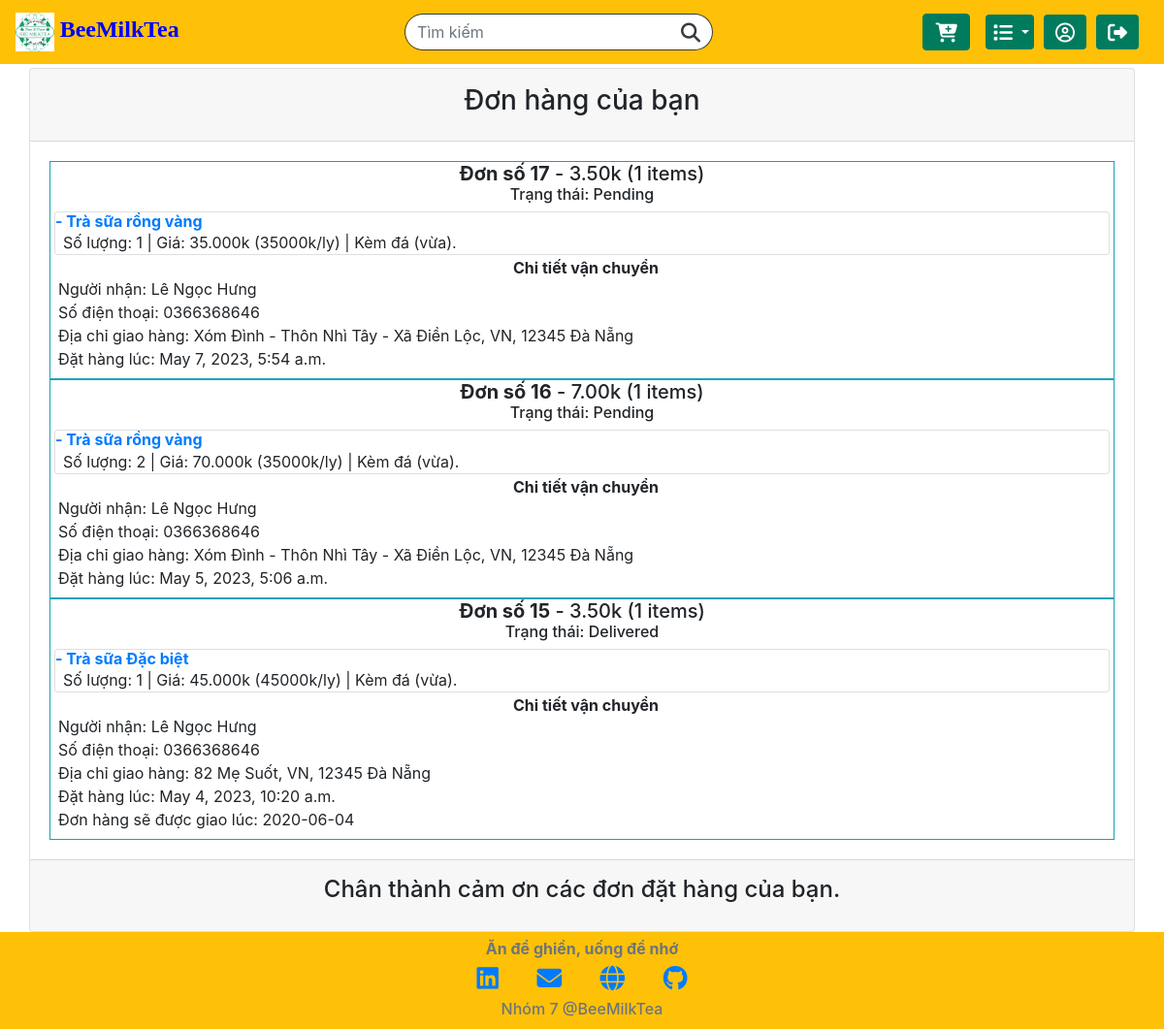
Screenshot of /history (signed in) with the database file from the repository.
### orders/models.py (models this page shows, shortened)
class Order(models.Model):
    user = models.ForeignKey(User, on_delete=models.CASCADE, related_name="usernames")
    ordered_items = models.ManyToManyField(Ordered_item, blank=True, related_name="items")
    name = models.CharField(max_length=32, blank=True)
    mobile = models.CharField(max_length=16, blank=True)
    shipping_address = models.TextField(blank=True)
    email = models.CharField(max_length=64, blank=True)
    total_price = models.DecimalField(decimal_places=2, max_digits=6)
    ordered_time = models.DateTimeField(auto_now_add=True)
    expected_time_request = models.TextField(blank=True)
    delivery_time = models.CharField(max_length=32, blank=True, null=True)
    status = models.CharField(max_length=32, choices=STATUS, default='Pending')

class Product(models.Model):
    name = models.CharField(max_length=64)
    category = models.CharField(max_length=32, choices=CATEGORIES, default='TRÀ SỮA')
    price = models.IntegerField(default=50000)
    unit = models.CharField(max_length=10, default='1 ly')
    availability = models.CharField(max_length=32, choices=AVAILABILITIES, default='có sẵn')
    quantity = models.IntegerField()
    description_short = models.CharField(max_length=64, default='có sẵn')
    description_long = models.TextField(default='có sẵn')
    image = models.ImageField(verbose_name="Product Image", upload_to="orders/static/orders/images/", default=None, blank=True)
    image_filename = models.CharField(max_length=256, default="image.jpg")

class Ordered_item(models.Model):
    product = models.ForeignKey(Product, on_delete=models.CASCADE, related_name="product")
    quantity = models.IntegerField()
    price_quantity = models.DecimalField(decimal_places=3, max_digits=10)
    notice = models.TextField(blank=True)

### orders/views.py (the view)
# urls.py: path("history", views.history_view, name="history"),
def history_view(request):
    orders = list_detail_orders(Order.objects.filter(user=request.user))
    context = {
        "orders": orders,
    }
    return render(request, 'orders/history.html', context)

### orders/templates/orders/history.html (shortened to what this page needs)
{% extends "orders/base.html" %}
{% block script %}
{% load static %}
{% endblock %}
{% block main %}
<div class="container-md cart p-0 mt-3 mb-3">
  <div class="card">
    <div class="card-header pt-3 pb-3 pl-0 pr-0">
      <div class="w-100 m-0">
        <div class="d-flex align-items-center justify-content-center">
          <h3>Đơn hàng của bạn</h3>
        </div>
      </div>
    </div>
    <div class="card-body">
      {% for id, order in orders.items %}
      <div class="border border-info p-0">
        <h5 class="text-center m-0"><b>Đơn số {{ id }}</b> - {{ order.total_price }}k ({{ order.item_count }} items)</h5>
        <h6 class="text-center">Trạng thái: {{ order.status }}</h6>
        <ul class="list-group m-1">
          {% for item in order.ordered_products %}
          <li class="list-group-item p-0">
            <a href="/item/${item["id"]}"><h6 class="m-0"><b>- {{ item.name }}</b></h6></a>
            <p class="m-0 pl-2">Số lượng: {{ item.quantity }} | Giá: {{ item.price }}k ({{ item.basic_price }}k/{{ item.unit }}) | {{ item.user_request }}</p>
          </li>
          {% endfor %}
        </ul>
        <div class="reciever_info ml-2 mb-2">
          <h6 class="text-center mb-0"><b>Chi tiết vận chuyển</b></h6>
          <p class="m-0">Người nhận: {{ order.customer_name }}</p>
          <p class="m-0">Số điện thoại: {{ order.customer_mobile }}</p>
          <p class="m-0">Địa chỉ giao hàng: {{ order.shipping_address }}</p>
          <p class="m-0">Đặt hàng lúc: {{ order.customer_ordered_time }}</p>
          {% if order.delivery_time != None %}
          <p class="m-0">Đơn hàng sẽ được giao lúc: {{ order.delivery_time }}</p>
          {% endif %}
        </div>
      </div>
      {% endfor %}
    </div>
    <div class="card-footer">
      <div class="d-flex align-items-center mt-1 mb-3 justify-content-center">
        <h4 class="text-center m-0">Chân thành cảm ơn các đơn đặt hàng của bạn.</h4>
      </div>
    </div>
  </div>
</div>
{% endblock %}

### static/orders/css/styles.css (style rules this page uses)
html { min-height: 100%; position: relative; }
body { margin-bottom: 100px; margin-top: 70px; }

### rows the page displays
Order: total_price "3.50", status "Pending", customer_name "Lê Ngọc Hưng", customer_mobile "0366368646", shipping_address "Xóm Đình - Thôn Nhì Tây - Xã Điền Lộc, VN, 12345 Đà Nẵng", customer_ordered_time "May 7, 2023, 5:54 a.m."
Product: name "Trà sữa rồng vàng" "Trà sữa rồng vàng", unit "ly" "ly"
Ordered_item: price "35.000", user_request "Kèm đá (vừa)."
Order: total_price "7.00", status "Pending", customer_name "Lê Ngọc Hưng", customer_mobile "0366368646", shipping_address "Xóm Đình - Thôn Nhì Tây - Xã Điền Lộc, VN, 12345 Đà Nẵng", customer_ordered_time "May 5, 2023, 5:06 a.m."
Ordered_item: price "70.000", user_request "Kèm đá (vừa)."
Order: total_price "3.50", status "Delivered", customer_name "Lê Ngọc Hưng", customer_mobile "0366368646", shipping_address "82 Mẹ Suốt, VN, 12345 Đà Nẵng", customer_ordered_time "May 4, 2023, 10:20 a.m.", delivery_time "2020-06-04"
Product: name "Trà sữa Đặc biệt", unit "ly"
Ordered_item: price "45.000", user_request "Kèm đá (vừa)."

### other values shown
{{ id }} "17" "16" "15"
{{ order.item_count }} "1" "1" "1"
{{ item.quantity }} "1" "2" "1"
{{ item.basic_price }} "35000" "35000" "45000"
